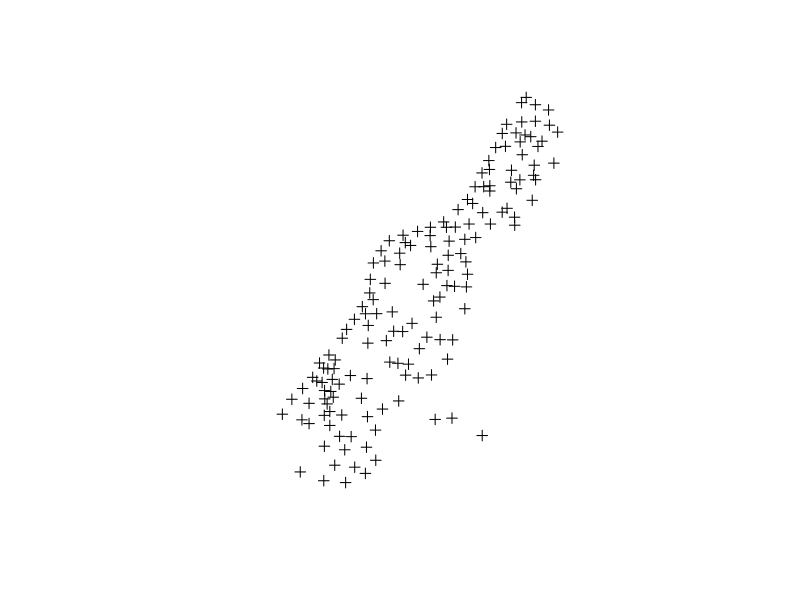
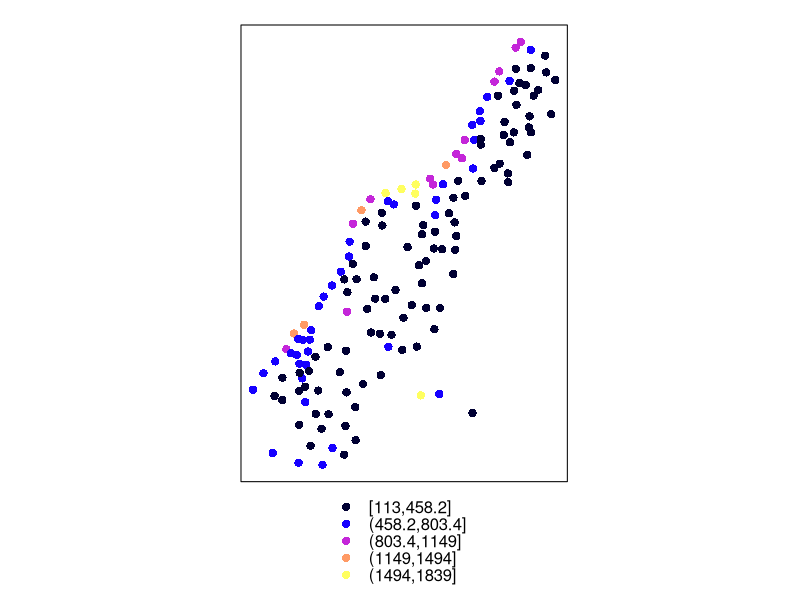
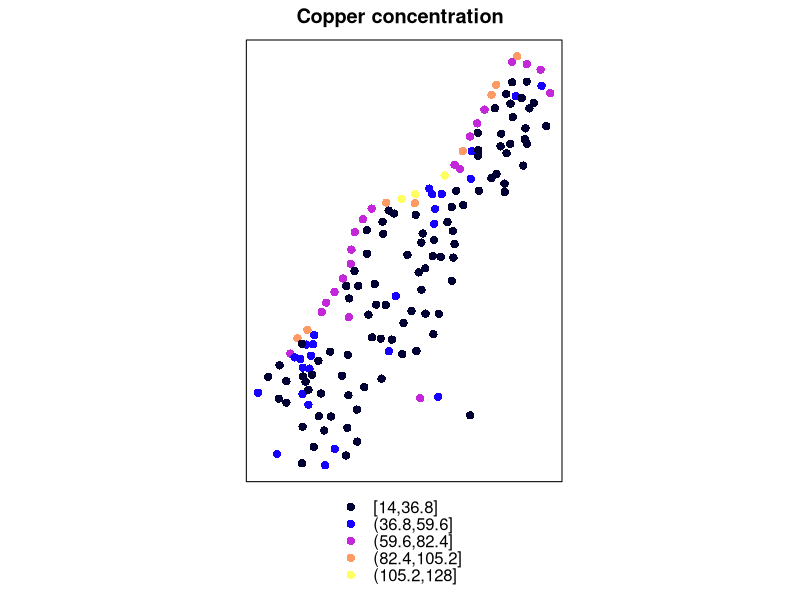
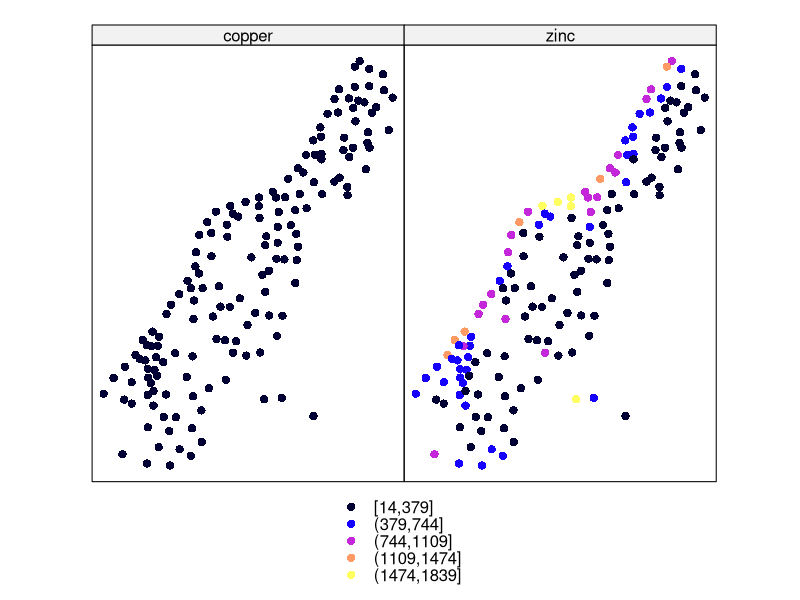
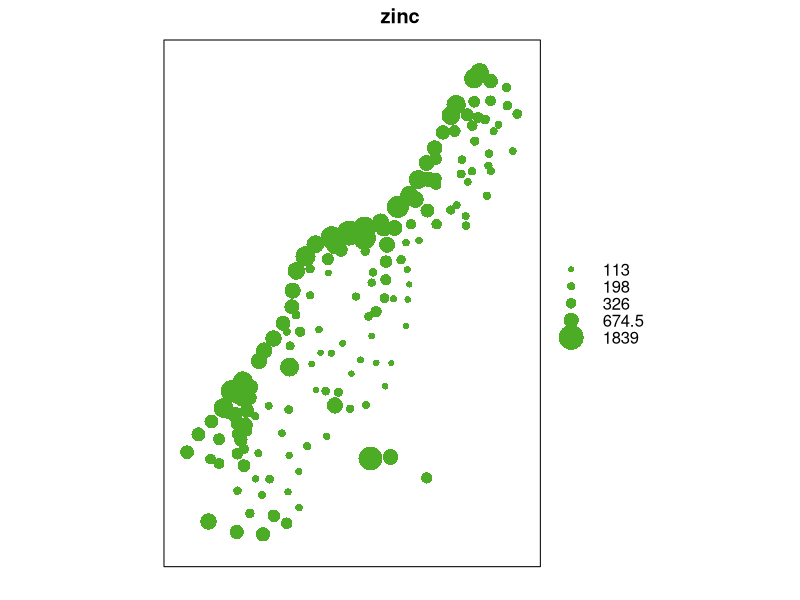
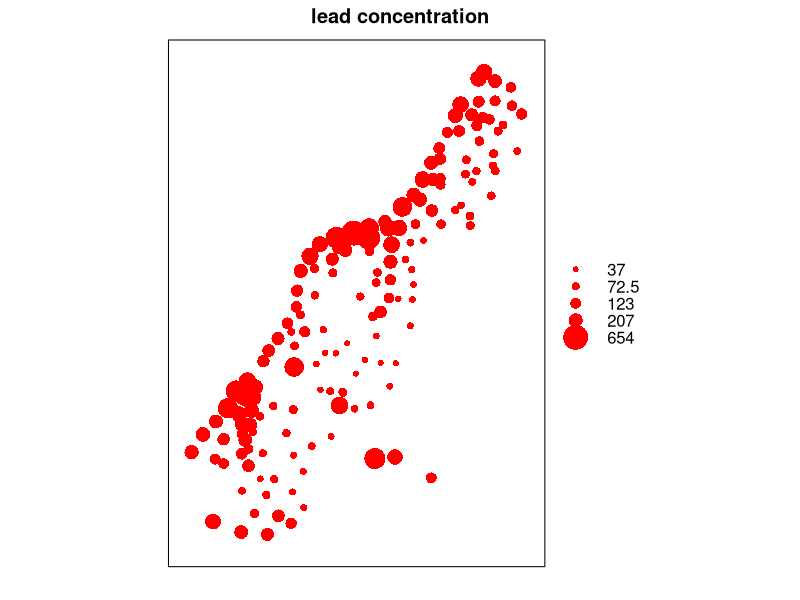

Reproduce these figures in R, in order.
# R spacial
library(sp)
data(meuse)
head(meuse)

# dataset coordinates x-y 
# ~  and + are used to group things in the dataset
coordinates(meuse) = ~x+y

#plot
plot(meuse)

#see the spread of one of the element in space (in our dataset) - use "" to choose the coloumn to plot
spplot (meuse, "zinc")

# Exercise: plot the spatial amount of copper
spplot(meuse, "copper", main="Copper concentration")

#plot two variables together
spplot(meuse, c("copper","zinc"))

#bubble plot 
bubble(meuse, "zinc")

# Exercise: bubble lead in red
bubble(meuse, "lead", main="lead concentration", col="red")
